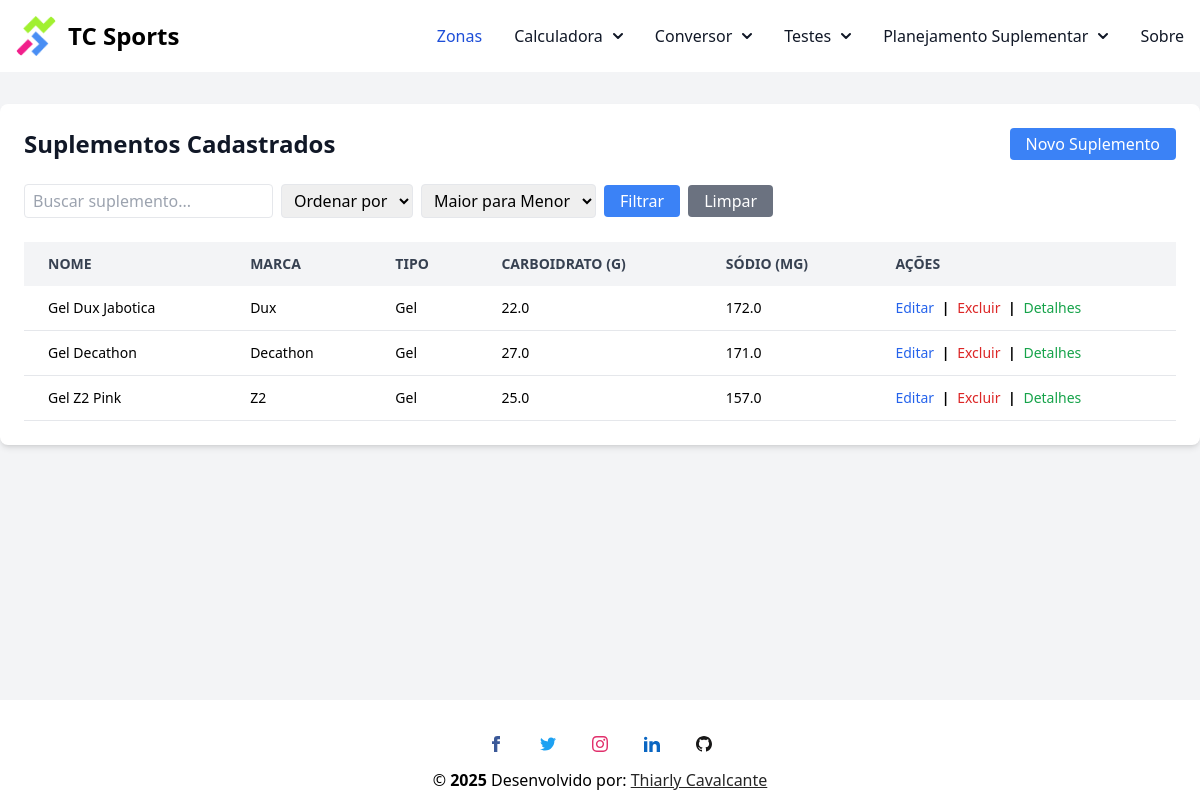
Page /suplementos (signed in) on the committed database.
### conversor/models.py (models this page shows, shortened)
class Suplemento(database.Model):
    __tablename__ = 'suplementos'
    id = database.Column(database.Integer, primary_key=True)
    user_id = database.Column(database.Integer, database.ForeignKey('user.id'), nullable=False)
    nome = database.Column(database.String(100), nullable=False)
    tipo = database.Column(database.String(50), nullable=False)
    marca = database.Column(database.String(50))
    carbo = database.Column(database.Float)
    sodio = database.Column(database.Float)
    magnesio = database.Column(database.Float)
    potassio = database.Column(database.Float)
    calcio = database.Column(database.Float)
    cafeina = database.Column(database.Float)
    taurina = database.Column(database.Float)
    beta_alanina = database.Column(database.Float)
    citrulina = database.Column(database.Float)
    creatina = database.Column(database.Float)
    coq10 = database.Column(database.Float)
    carnitina = database.Column(database.Float)
    leucina = database.Column(database.Float)
    isoleucina = database.Column(database.Float)
    valina = database.Column(database.Float)
    arginina = database.Column(database.Float)
    vit_b1 = database.Column(database.Float)
    vit_b2 = database.Column(database.Float)
    vit_b3 = database.Column(database.Float)
    vit_b6 = database.Column(database.Float)
    vit_b7 = database.Column(database.Float)
    vit_b9 = database.Column(database.Float)
    vit_b12 = database.Column(database.Float)
    vit_c = database.Column(database.Float)

### conversor/router.py (the view)
@app.route('/suplementos')
@login_required
def listar_suplementos():
    filtro = request.args.get('filtro', '')
    ordenar = request.args.get('ordenar', '')
    direcao = request.args.get('direcao', 'desc')
    query = Suplemento.query.filter_by(user_id=current_user.id)  # 👈 só do usuário logado
    if filtro:
        query = query.filter(
            Suplemento.nome.ilike(f'%{filtro}%') | Suplemento.tipo.ilike(f'%{filtro}%')
        )
    if ordenar == 'carbo':
        query = query.order_by(Suplemento.carbo.asc() if direcao == 'asc' else Suplemento.carbo.desc())
    elif ordenar == 'sodio':
        query = query.order_by(Suplemento.sodio.asc() if direcao == 'asc' else Suplemento.sodio.desc())
    suplementos = query.all()
    return render_template(
        'listar_suplementos.html',
        suplementos=suplementos,
        filtro=filtro,
        ordenar=ordenar,
        direcao=direcao
    )

### conversor/models.py (called while the page is built)
@login_manager.user_loader
def load_user(user_id):
    return User.query.get(int(user_id))

### conversor/templates/listar_suplementos.html (shortened to what this page needs)
{% extends "base.html" %}
{% block content %}
<div class="flex flex-col items-center justify-center mt-8">
    <div class="w-full max-w-8xl p-6 bg-white rounded-lg shadow-md">
        <div class="flex justify-between items-center mb-6">
            <h1 class="text-2xl font-bold text-gray-900">Suplementos Cadastrados</h1>
            <a href="{{ url_for('novo_suplemento') }}" class="bg-blue-500 hover:bg-blue-700 text-white  px-4 py-1 rounded">
                Novo Suplemento
            </a>
        </div>
        <div class="flex flex-wrap gap-4 mb-6">
            <form method="GET" class="flex items-center gap-2">
              <input type="text" name="filtro" placeholder="Buscar suplemento..." value="{{ filtro }}" class="border px-2 py-1 rounded">
              <select name="ordenar" class="border px-2 py-1 rounded">
                <option value="">Ordenar por</option>
              </select>
              <select name="direcao" class="border px-2 py-1 rounded">
                <option value="desc" {% if direcao == 'desc' %}selected{% endif %}>Maior para Menor</option>
              </select>
              <button type="submit" class="bg-blue-500 text-white px-4 py-1 rounded hover:bg-blue-700">
                Filtrar
              </button>
              <a href="{{ url_for('listar_suplementos') }}" class="bg-gray-500 text-white px-4 py-1 rounded hover:bg-gray-700">
                Limpar
              </a>
            </form>
          </div>
        {% if suplementos %}
        <div class="overflow-x-auto">
            <table class="min-w-full text-sm text-left">
                <thead class="text-gray-700 uppercase bg-gray-100">
                    <tr>
                        <th class="py-3 px-6">Nome</th>
                        <th class="py-3 px-6">Marca</th>
                        <th class="py-3 px-6">Tipo</th>
                        <th class="py-3 px-6">Carboidrato (g)</th>
                        <th class="py-3 px-6">Sódio (mg)</th>
                        <th class="py-3 px-6">Ações</th>
                    </tr>
                </thead>
                <tbody>
                    {% for suplemento in suplementos %}
                    <tr class="border-b">
                        <td class="py-3 px-6">{{ suplemento.nome }}</td>
                        <td class="py-3 px-6">{{ suplemento.marca }}</td>
                        <td class="py-3 px-6">{{ suplemento.tipo }}</td>
                        <td class="py-3 px-6">{{ suplemento.carbo or 0 }}</td>
                        <td class="py-3 px-6">{{ suplemento.sodio or 0 }}</td>
                        <td class="py-3 px-6">
                            <a href="{{ url_for('editar_suplemento', id=suplemento.id) }}" class="text-blue-600 hover:underline">Editar</a>
                            <span class="mx-1">|</span>
                            <a href="{{ url_for('excluir_suplemento', id=suplemento.id) }}" class="text-red-600 hover:underline" onclick="return confirm('Tem certeza que deseja excluir?')">Excluir</a>
                            <span class="mx-1">|</span>
                            <button onclick="toggleDetails('{{ suplemento.id }}')" class="text-green-600 hover:underline">Detalhes</button>
                        </td>
                    </tr>
                    {% endfor %}
                </tbody>
            </table>
        </div>
        {% else %}
        <p class="text-center text-gray-500">Nenhum suplemento cadastrado ainda.</p>
        {% endif %}
    </div>
</div>
{% endblock %}

### conversor/templates/base.html (shortened to what this page needs)
<!DOCTYPE html>
<html lang="pt">
<head>
    <script src="https://cdn.tailwindcss.com"></script>
    <link rel="stylesheet" href="{{ url_for('static', filename='css/style.css') }}">
</head>
<body>
    {% include 'navbar.html' %}
    <div class="content">
    {% block content %}
    {% endblock %}
    </div>
<footer class="w-full bg-white border-gray-200 text-center text-white dark:bg-neutral-600">
    <div class="pt-9 w-full">
      <div class="mb-2 flex justify-center">
        <a href="https://www.facebook.com/thiarly.cavalcante/" target="_blank" class="mr-9 text-neutral-800 dark:text-neutral-200" aria-label="Facebook">
          <svg
            xmlns="http://www.w3.org/2000/svg"
            class="h-4 w-4"
            fill="#3b5998"
            viewBox="0 0 24 24">
            <path
              d="M9 8h-3v4h3v12h5v-12h3.642l.358-4h-4v-1.667c0-.955.192-1.333 1.115-1.333h2.885v-5h-3.808c-3.596 0-5.192 1.583-5.192 4.615v3.385z" />
          </svg>
        </a>
        <a href="https://twitter.com/ThiarlyC" target="_blank" class="mr-9 text-neutral-800 dark:text-neutral-200" aria-label="Twitter">
        </a>
        <a href="https://www.instagram.com/thiarly_tri/" target="_blank" class="mr-9 text-neutral-800 dark:text-neutral-200" aria-label="Instagram">
        </a>
        <a href="https://www.linkedin.com/in/thiarly-cavalcante-b0aa6056/" target="_blank" class="mr-9 text-neutral-800 dark:text-neutral-200" aria-label="Linkedin">
        </a>
        <a href="https://github.com/thiarly" target="_blank" class="text-neutral-800 dark:text-neutral-200" aria-label="Github">
        </a>
      </div>
    </div>
    <div
      class="w-full bg-white p-2 text-center text-black dark:bg-neutral-700 dark:text-neutral-200">
      &copy; <span id="copyrightYear"></span> Desenvolvido por:
      <a
        class="text-neutral-800 dark:text-neutral-400 underline hover:text-neutral-500"
        href="https://profile-thiarly-cavalcante-production.up.railway.app" target="_blank"
        >Thiarly Cavalcante</a
      >
    </div>
  </footer>
</body>
</html>

### conversor/templates/navbar.html (shortened to what this page needs)
<!DOCTYPE html>
<html lang="en">
<head>
    <script src="https://cdn.tailwindcss.com"></script>
</head>
<body class="bg-gray-100">
<nav class="bg-white border-gray-200 dark:bg-gray-900 dark:border-gray-700">
  <div class="max-w-screen-xl flex flex-wrap items-center justify-between mx-auto p-4">
    <a href="{{url_for('sobre')}}" class="flex items-center">
      <img src="{{ url_for('static', filename='image/tcsports.png')}}" class="h-10 mr-3 rounded-lg" alt="Flowbite Logo" />
      <span class="self-center text-2xl font-bold whitespace-nowrap dark:text-white">TC Sports</span>
    </a>
    <div class="hidden w-full md:block md:w-auto" id="divNav">
      <ul class="flex flex-col font-medium p-4 md:p-0 mt-4 border border-gray-100 rounded-lg bg-gray-50 md:space-x-8 rtl:space-x-reverse md:flex-row md:mt-0 md:border-0 md:bg-white dark:bg-gray-800 md:dark:bg-gray-900 dark:border-gray-700">
        <li>
          <a href="zonas" class="block py-2 px-3 text-white bg-blue-700 rounded md:bg-transparent md:text-blue-700 md:p-0 md:dark:text-blue-500 dark:bg-blue-600 md:dark:bg-transparent" aria-current="page">Zonas</a>
        </li>
        <li>
            <button id="dropdownNavbarLink1" data-dropdown-toggle="dropdownNavbar" class="flex items-center justify-between w-full py-2 px-3 text-gray-900 rounded hover:bg-gray-100 md:hover:bg-transparent md:border-0 md:hover:text-blue-700 md:p-0 md:w-auto dark:text-white md:dark:hover:text-blue-500 dark:focus:text-white dark:border-gray-700 dark:hover:bg-gray-700 md:dark:hover:bg-transparent">Calculadora <svg class="w-2.5 h-2.5 ms-2.5" aria-hidden="true" xmlns="http://www.w3.org/2000/svg" fill="none" viewBox="0 0 10 6">
    <path stroke="currentColor" stroke-linecap="round" stroke-linejoin="round" stroke-width="2" d="m1 1 4 4 4-4"/>
  </svg></button>
        </li>
        <li>
          <button id="dropdownNavbarLink2" data-dropdown-toggle="dropdownNavbar" class="flex items-center justify-between w-full py-2 px-3 text-gray-900 rounded hover:bg-gray-100 md:hover:bg-transparent md:border-0 md:hover:text-blue-700 md:p-0 md:w-auto dark:text-white md:dark:hover:text-blue-500 dark:focus:text-white dark:border-gray-700 dark:hover:bg-gray-700 md:dark:hover:bg-transparent">Conversor <svg class="w-2.5 h-2.5 ms-2.5" aria-hidden="true" xmlns="http://www.w3.org/2000/svg" fill="none" viewBox="0 0 10 6">
  <path stroke="currentColor" stroke-linecap="round" stroke-linejoin="round" stroke-width="2" d="m1 1 4 4 4-4"/>
</svg></button>
      </li>
      <li>
        <button id="dropdownNavbarLink3" data-dropdown-toggle="dropdownNavbar" class="flex items-center justify-between w-full py-2 px-3 text-gray-900 rounded hover:bg-gray-100 md:hover:bg-transparent md:border-0 md:hover:text-blue-700 md:p-0 md:w-auto dark:text-white md:dark:hover:text-blue-500 dark:focus:text-white dark:border-gray-700 dark:hover:bg-gray-700 md:dark:hover:bg-transparent">Testes <svg class="w-2.5 h-2.5 ms-2.5" aria-hidden="true" xmlns="http://www.w3.org/2000/svg" fill="none" viewBox="0 0 10 6">
<path stroke="currentColor" stroke-linecap="round" stroke-linejoin="round" stroke-width="2" d="m1 1 4 4 4-4"/>
</svg></button>
    </li>
    <li>
      <button id="dropdownNavbarLink4" data-dropdown-toggle="dropdownNavbar" class="flex items-center justify-between w-full py-2 px-3 text-gray-900 rounded hover:bg-gray-100 md:hover:bg-transparent md:border-0 md:hover:text-blue-700 md:p-0 md:w-auto dark:text-white md:dark:hover:text-blue-500 dark:focus:text-white dark:border-gray-700 dark:hover:bg-gray-700 md:dark:hover:bg-transparent">Planejamento Suplementar <svg class="w-2.5 h-2.5 ms-2.5" aria-hidden="true" xmlns="http://www.w3.org/2000/svg" fill="none" viewBox="0 0 10 6">
<path stroke="currentColor" stroke-linecap="round" stroke-linejoin="round" stroke-width="2" d="m1 1 4 4 4-4"/>
</svg></button>
  </li>
        <li>
          <a href="sobre" class="block py-2 px-3 text-gray-900 rounded hover:bg-gray-100 md:hover:bg-transparent md:border-0 md:hover:text-blue-700 md:p-0 dark:text-white md:dark:hover:text-blue-500 dark:hover:bg-gray-700 dark:hover:text-white md:dark:hover:bg-transparent">Sobre</a>
        </li>
    </div>
  </div>
</nav>
</body>
</html>

### conversor/static/css/style.css (style rules this page uses)
span { color: black; font-weight: bold; }
html { height: 100%; }
body { display: flex; flex-direction: column; min-height: 100vh; margin: 0; }
.content { flex: 1 0 auto; }
footer { flex-shrink: 0; }

### rows in the picture
Suplemento: nome "Gel Dux Jabotica", marca "Dux", tipo "Gel", carbo "22.0", sodio "172.0"
Suplemento: nome "Gel Decathon", marca "Decathon", tipo "Gel", carbo "27.0", sodio "171.0"
Suplemento: nome "Gel Z2 Pink", marca "Z2", tipo "Gel", carbo "25.0", sodio "157.0"
